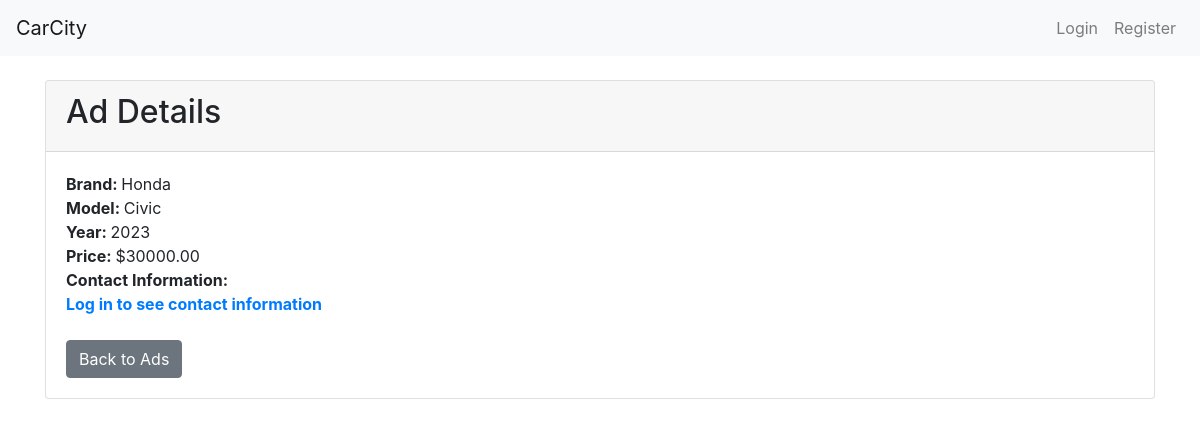
The page /ad/3/ on the database as committed earlier.
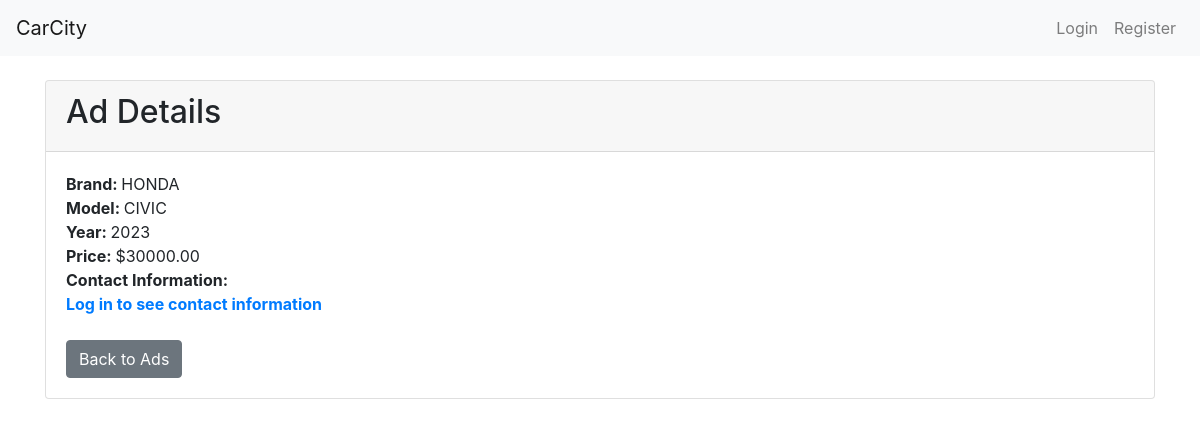
The same page on the database as committed later.
### CarCity/models.py (models this page shows, shortened)
class Ad(models.Model):
    user = models.ForeignKey(User, on_delete=models.CASCADE)
    brand = models.CharField(max_length=100)
    model = models.CharField(max_length=100)
    pic = models.ImageField(null=True, blank=True)
    year = models.PositiveIntegerField()
    price = models.DecimalField(max_digits=10, decimal_places=2)
    contact_info = models.CharField(max_length=200)

### CarCity/views.py (the view)
# urls.py: path('ad/<int:ad_id>/', views.ad_detail, name='ad_detail'),
def ad_detail(request, ad_id):
    ad = get_object_or_404(Ad, id=ad_id)
    return render(request, 'CarCity/ad_detail.html', {'ad': ad})

### CarCity/templates/CarCity/ad_detail.html
{% extends 'CarCity/base.html' %}
{% block content %}
  <div class="card">
    <div class="card-header">
      <h2>Ad Details</h2>
    </div>
    <div class="card-body">
      <strong class="card-title">Brand: </strong>{{ ad.brand }}<br><strong>Model: </strong> {{ ad.model }}<br><strong>Year: </strong> {{ ad.year }}<br>
      <strong class="card-text">Price: </strong>${{ ad.price }}</strong><br>
      <strong class="card-text">Contact Information: </strong>{% if user.is_authenticated %}{{ ad.contact_info }}{% else %}<br><a href="{% url 'accounts:login' %}"><strong>Log in to see contact information</a>{% endif %}</strong><br><br>
      <a href="{% url 'CarCity:ad_list' %}" class="btn btn-secondary">Back to Ads</a>
    </div>
  </div>
{% endblock %}

### CarCity/templates/CarCity/base.html (shortened to what this page needs)
<!DOCTYPE html>
<html lang="en">
<head>
    <link rel="stylesheet" href="https://maxcdn.bootstrapcdn.com/bootstrap/4.5.2/css/bootstrap.min.css">
</head>
<body>
<nav class="navbar navbar-expand-lg navbar-light bg-light">
    <a class="navbar-brand" href="{% url 'CarCity:ad_list' %}">CarCity</a>
    <div class="collapse navbar-collapse" id="navbarNav">
        <ul class="navbar-nav ml-auto">
            {% if user.is_authenticated %}
                <li class="nav-item">
                    <a class="nav-link" href="{% url 'CarCity:ad_list' %}">View Ads</a>
                </li>
                <li class="nav-item">
                    <a class="nav-link" href="{% url 'CarCity:post_ad' %}">Post Ad</a>
                </li>
                <li class="nav-item">
                    <a class="nav-link" href="{% url 'accounts:logout' %}">Logout</a>
                </li>
            {% else %}
                <li class="nav-item">
                    <a class="nav-link" href="{% url 'accounts:login' %}">Login</a>
                </li>
                <li class="nav-item">
                    <a class="nav-link" href="{% url 'accounts:register' %}">Register</a>
                </li>
            {% endif %}
        </ul>
    </div>
</nav>
<div class="container mt-4">
    {% block content %}
    {% endblock %}
</div>
</body>
</html>

Rows that differ between the two databases and show on the page:
changed Ad: brand "Honda" → "HONDA"; model "Civic" → "CIVIC"
